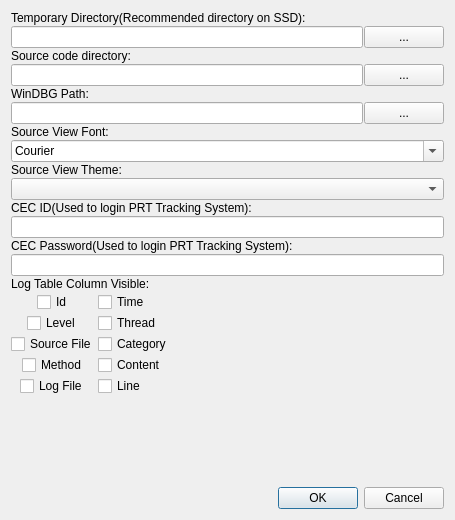
<?xml version="1.0" encoding="UTF-8"?>
<ui version="4.0">
 <class>PreferenceDialog</class>
 <widget class="QDialog" name="PreferenceDialog">
  <property name="geometry">
   <rect>
    <x>0</x>
    <y>0</y>
    <width>455</width>
    <height>520</height>
   </rect>
  </property>
  <property name="windowTitle">
   <string>Preference</string>
  </property>
  <layout class="QVBoxLayout" name="verticalLayout" stretch="0,0,0,0,0,0,0,0,0,0,0,0,0,0,0,0,0,0">
   <property name="spacing">
    <number>1</number>
   </property>
   <item>
    <widget class="QLabel" name="label">
     <property name="text">
      <string>&lt;html&gt;&lt;head/&gt;&lt;body&gt;&lt;p&gt;Temporary Directory(Recommended directory on SSD):&lt;/p&gt;&lt;/body&gt;&lt;/html&gt;</string>
     </property>
    </widget>
   </item>
   <item>
    <layout class="QHBoxLayout" name="horizontalLayout" stretch="1,0">
     <item>
      <widget class="QLineEdit" name="edtTemporaryDirectory"/>
     </item>
     <item>
      <widget class="QPushButton" name="btnSelectTemporaryDirectory">
       <property name="text">
        <string>...</string>
       </property>
      </widget>
     </item>
    </layout>
   </item>
   <item>
    <widget class="QLabel" name="label_2">
     <property name="text">
      <string>Source code directory:</string>
     </property>
    </widget>
   </item>
   <item>
    <layout class="QHBoxLayout" name="horizontalLayout_2" stretch="1,0">
     <item>
      <widget class="QLineEdit" name="edtSourceCodeDirectory"/>
     </item>
     <item>
      <widget class="QPushButton" name="btnSelectSourceCodeDirectory">
       <property name="text">
        <string>...</string>
       </property>
      </widget>
     </item>
    </layout>
   </item>
   <item>
    <widget class="QLabel" name="labelWinDBGPath">
     <property name="text">
      <string>WinDBG Path:</string>
     </property>
    </widget>
   </item>
   <item>
    <layout class="QHBoxLayout" name="horizontalLayout_3" stretch="0,0">
     <item>
      <widget class="QLineEdit" name="edtWinDBG"/>
     </item>
     <item>
      <widget class="QPushButton" name="btnSelectWinDBGPath">
       <property name="text">
        <string>...</string>
       </property>
      </widget>
     </item>
    </layout>
   </item>
   <item>
    <widget class="QLabel" name="label_3">
     <property name="text">
      <string>Source View Font:</string>
     </property>
    </widget>
   </item>
   <item>
    <widget class="QFontComboBox" name="fontComboBox">
     <property name="fontFilters">
      <set>QFontComboBox::MonospacedFonts</set>
     </property>
    </widget>
   </item>
   <item>
    <widget class="QLabel" name="label_6">
     <property name="text">
      <string>Source View Theme:</string>
     </property>
    </widget>
   </item>
   <item>
    <widget class="QComboBox" name="cbSourceViewTheme"/>
   </item>
   <item>
    <widget class="QLabel" name="label_4">
     <property name="text">
      <string>CEC ID(Used to login PRT Tracking System):</string>
     </property>
    </widget>
   </item>
   <item>
    <widget class="QLineEdit" name="edtCECId"/>
   </item>
   <item>
    <widget class="QLabel" name="label_5">
     <property name="text">
      <string>CEC Password(Used to login PRT Tracking System):</string>
     </property>
    </widget>
   </item>
   <item>
    <widget class="QLineEdit" name="edtCECPassword">
     <property name="echoMode">
      <enum>QLineEdit::Password</enum>
     </property>
    </widget>
   </item>
   <item>
    <widget class="QLabel" name="label_7">
     <property name="text">
      <string>Log Table Column Visible:</string>
     </property>
    </widget>
   </item>
   <item>
    <layout class="QFormLayout" name="formLayout">
     <property name="fieldGrowthPolicy">
      <enum>QFormLayout::AllNonFixedFieldsGrow</enum>
     </property>
     <property name="rowWrapPolicy">
      <enum>QFormLayout::DontWrapRows</enum>
     </property>
     <property name="labelAlignment">
      <set>Qt::AlignCenter</set>
     </property>
     <item row="1" column="0">
      <widget class="QCheckBox" name="cbLevel">
       <property name="text">
        <string>Level</string>
       </property>
      </widget>
     </item>
     <item row="1" column="1">
      <widget class="QCheckBox" name="cbThread">
       <property name="text">
        <string>Thread</string>
       </property>
      </widget>
     </item>
     <item row="4" column="0">
      <widget class="QCheckBox" name="cbLogFile">
       <property name="text">
        <string>Log File</string>
       </property>
      </widget>
     </item>
     <item row="0" column="1">
      <widget class="QCheckBox" name="cbTime">
       <property name="text">
        <string>Time</string>
       </property>
      </widget>
     </item>
     <item row="0" column="0">
      <widget class="QCheckBox" name="cbId">
       <property name="text">
        <string>Id</string>
       </property>
      </widget>
     </item>
     <item row="3" column="0">
      <widget class="QCheckBox" name="cbMethod">
       <property name="text">
        <string>Method</string>
       </property>
      </widget>
     </item>
     <item row="2" column="0">
      <widget class="QCheckBox" name="cbSourceFile">
       <property name="text">
        <string>Source File</string>
       </property>
      </widget>
     </item>
     <item row="2" column="1">
      <widget class="QCheckBox" name="cbCategory">
       <property name="text">
        <string>Category</string>
       </property>
      </widget>
     </item>
     <item row="3" column="1">
      <widget class="QCheckBox" name="cbContent">
       <property name="text">
        <string>Content</string>
       </property>
      </widget>
     </item>
     <item row="4" column="1">
      <widget class="QCheckBox" name="cbLine">
       <property name="text">
        <string>Line</string>
       </property>
      </widget>
     </item>
    </layout>
   </item>
   <item>
    <spacer name="verticalSpacer">
     <property name="orientation">
      <enum>Qt::Vertical</enum>
     </property>
     <property name="sizeHint" stdset="0">
      <size>
       <width>20</width>
       <height>40</height>
      </size>
     </property>
    </spacer>
   </item>
   <item>
    <widget class="QDialogButtonBox" name="buttonBox">
     <property name="orientation">
      <enum>Qt::Horizontal</enum>
     </property>
     <property name="standardButtons">
      <set>QDialogButtonBox::Cancel|QDialogButtonBox::Ok</set>
     </property>
    </widget>
   </item>
  </layout>
 </widget>
 <resources/>
 <connections>
  <connection>
   <sender>buttonBox</sender>
   <signal>accepted()</signal>
   <receiver>PreferenceDialog</receiver>
   <slot>accept()</slot>
   <hints>
    <hint type="sourcelabel">
     <x>248</x>
     <y>254</y>
    </hint>
    <hint type="destinationlabel">
     <x>157</x>
     <y>274</y>
    </hint>
   </hints>
  </connection>
  <connection>
   <sender>buttonBox</sender>
   <signal>rejected()</signal>
   <receiver>PreferenceDialog</receiver>
   <slot>reject()</slot>
   <hints>
    <hint type="sourcelabel">
     <x>316</x>
     <y>260</y>
    </hint>
    <hint type="destinationlabel">
     <x>286</x>
     <y>274</y>
    </hint>
   </hints>
  </connection>
 </connections>
</ui>
